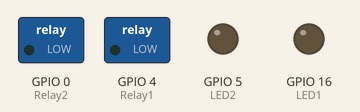
This program was run on a simulated ESP8266 board running MicroPython. Parts: switched loads named in the program (green lamp = pin HIGH), output pins drawn as LEDs (lit = HIGH).

Above: at 0.5 s.
At 2.0 s:
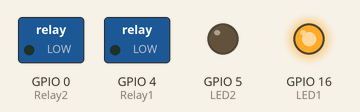
At 4.0 s:
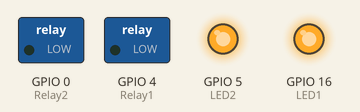
At 6.0 s:
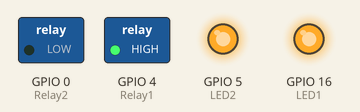
At 8.5 s:
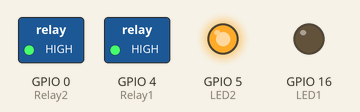
At 9.5 s:
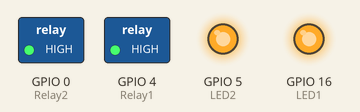
Timing chart, 0 to 10.4 s (numbered marks = the images above):
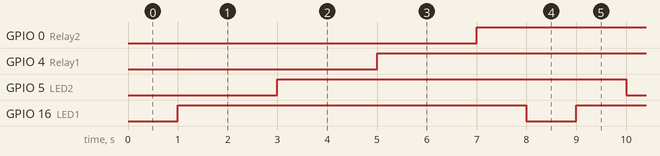

Measured:
- by itself, GPIO 0 (Relay2), GPIO 4 (Relay1), GPIO 5 (LED2), GPIO 16 (LED1): alternates HIGH for 7.0 s and LOW for 1.0 s

The program:

06_Interfacing_with_Board.py
```python
# Interfacing with NodeMCU ESP8266 12-E using Micropython in Thonny IDE.
# This file is compulsorily saved as "main.py" on NodeMCU as it runs this program ones powered up.
# by Pranav Khatale
# 06 November 2020

import time     # importing time library.
import machine  # importing machine i.e NodeMCU ESP8266 Datafiles.

# Defining the pins as Input or Output.
# Assigning Pin D0 or GPIO pin 16 as the name LED1 & declaring LED1 pin as an output.
LED1 = machine.Pin(16,machine.Pin.OUT)

# Assigning Pin D1 or GPIO pin 5 as the name LED2 & declaring LED2 pin as an output.
LED2 = machine.Pin(5,machine.Pin.OUT)

# Assigning Pin D2 or GPIO pin 4 as the name Relay1 & declaring LED3 pin as an output.
Relay1 = machine.Pin(4,machine.Pin.OUT)

# Assigning Pin D3 or GPIO pin 0 as the name Relay2 & declaring LED4 pin as an output.
Relay2 = machine.Pin(0,machine.Pin.OUT)

# The program written below runs forever.
while True:
    LED1.off()       # turning LED1 ON.
    time.sleep(1)    # delay of 1 seconds.

    LED1.on()        # turning LED1 OFF.
    time.sleep(1)    # delay of 1 seconds.

    LED2.off()       # turning LED2 ON.
    time.sleep(1)    # delay of 1 seconds.

    LED2.on()        # turning LED2 OFF.
    time.sleep(1)    # delay of 1 seconds.

    Relay1.off()     # turning Relay1 ON.
    time.sleep(1)    # delay of 1 seconds.

    Relay1.on()      # turning Relay1 OFF.
    time.sleep(1)    # delay of 1 seconds.

    Relay2.off()     # turning Relay2 ON.
    time.sleep(1)    # delay of 1 seconds.

    Relay2.on()      # turning Relay2 OFF.
    time.sleep(1)    # delay of 1 seconds.
```
